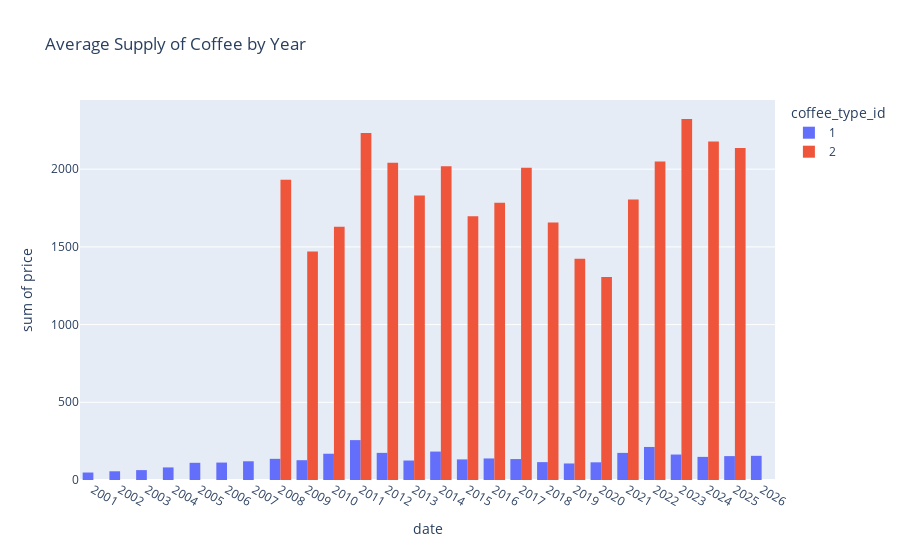

Here is the notebook cell this chart was saved with:
### Code cell
fig = px.histogram(df_month, x = 'date', color = 'coffee_type_id', y = 'price', title = 'Average Supply of Coffee by Year', barmode='group')

fig.show()

### Figure 1 — Plotly figure (JSON) as saved in the notebook; plotly's stock layout.template omitted (floating-point values rounded to 4 significant figures)
{"data": [{"alignmentgroup": "True", "bingroup": "x", "histfunc": "sum", "hovertemplate": "coffee_type_id=1<br>date=%{x}<br>sum of price=%{y}<extra></extra>", "legendgroup": "1", "marker": {"color": "#636efa", "pattern": {"shape": ""}}, "name": "1", "offsetgroup": "1", "orientation": "v", "showlegend": true, "type": "histogram", "x": ["2001", "2002", "2003", "2004", "2005", "2006", "2007", "2008", "2009", "2010", "2011", "2012", "2013", "2014", "2015", "2016", "2017", "2018", "2019", "2020", "2021", "2022", "2023", "2024", "2025", "2026"], "xaxis": "x", "y": [48.15, 56.02, 63.59, 80.9, 110.7, 112.2, 120.4, 136.2, 127.3, 169.0, 256.6, 174.6, 125.4, 182.9, 132.5, 138.6, 134.7, 115.0, 106.3, 113.8, 174.5, 212.6, 163.9, 148.7, 153.7, 155.6], "yaxis": "y"}, {"alignmentgroup": "True", "bingroup": "x", "histfunc": "sum", "hovertemplate": "coffee_type_id=2<br>date=%{x}<br>sum of price=%{y}<extra></extra>", "legendgroup": "2", "marker": {"color": "#EF553B", "pattern": {"shape": ""}}, "name": "2", "offsetgroup": "2", "orientation": "v", "showlegend": true, "type": "histogram", "x": ["2008", "2009", "2010", "2011", "2012", "2013", "2014", "2015", "2016", "2017", "2018", "2019", "2020", "2021", "2022", "2023", "2024", "2025"], "xaxis": "x", "y": [1932.0, 1470.0, 1630, 2234.0, 2042.0, 1831.0, 2019.0, 1696.0, 1784.0, 2009.0, 1657.0, 1424.0, 1307.0, 1804.0, 2050.0, 2323.0, 2177.0, 2137.0], "yaxis": "y"}], "layout": {"barmode": "group", "legend": {"title": {"text": "coffee_type_id"}, "tracegroupgap": 0}, "title": {"text": "Average Supply of Coffee by Year"}, "xaxis": {"anchor": "y", "domain": [0, 1], "title": {"text": "date"}}, "yaxis": {"anchor": "x", "domain": [0, 1], "title": {"text": "sum of price"}}}}
